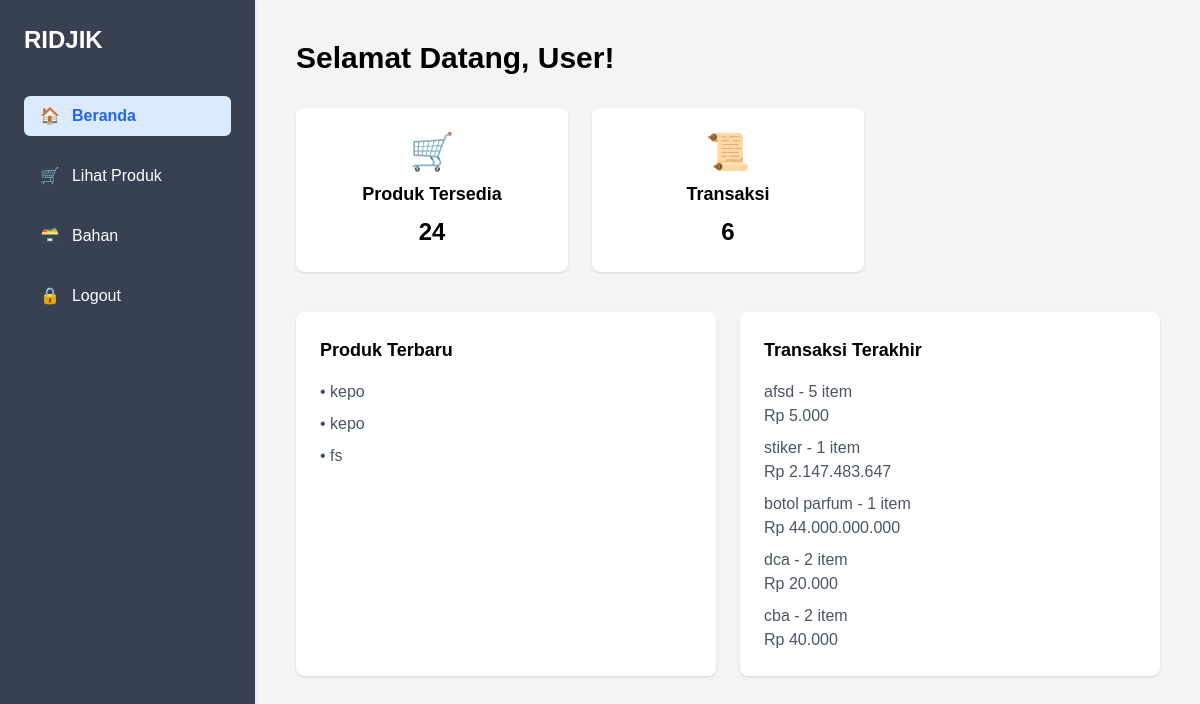
Screenshot of /udashboard.php with the database file from the repository.
### tables this page shows
CREATE TABLE `detail_transaksi` (
  `id_detail_transaksi` int(11) NOT NULL,
  `id_transaksi` int(11) NOT NULL,
  `produk` varchar(100) NOT NULL,
  `jumlah` int(11) NOT NULL,
  `harga` bigint(50) DEFAULT NULL
);

### udashboard.php (the view, shortened to what this page needs)
<?php
require 'koneksi.php';
$qProduk = mysqli_query($conn, "SELECT COUNT(*) as total FROM produk");
$produkCount = mysqli_fetch_assoc($qProduk)['total'] ?? 0;
$qTransaksi = mysqli_query($conn, "SELECT COUNT(*) as total FROM transaksi");
$transaksiCount = mysqli_fetch_assoc($qTransaksi)['total'] ?? 0;
$qProdukBaru = mysqli_query($conn, "SELECT nama_produk FROM produk ORDER BY id_produk DESC LIMIT 3");
$produkTerbaru = [];
while ($row = mysqli_fetch_assoc($qProdukBaru)) {
    $produkTerbaru[] = $row['nama_produk'];
}
$qTransaksiTerakhir = mysqli_query($conn, "
    SELECT td.produk, td.jumlah, td.harga
    FROM detail_transaksi td
    JOIN transaksi t ON td.id_transaksi = t.id_transaksi
    ORDER BY td.id_transaksi DESC LIMIT 5
");
$transaksiTerakhir = [];
while ($row = mysqli_fetch_assoc($qTransaksiTerakhir)) {
    $transaksiTerakhir[] = $row;
}
?>
<!DOCTYPE html>
<html lang="id">
<head>
    <script src="https://cdn.tailwindcss.com"></script>
    <link href="style.css" rel="stylesheet">
</head>
<body class="bg-gray-100 flex">
    <aside class="w-64 h-screen bg-grey p-6 shadow fixed sidebar">
        <h1 class="text-2xl font-bold mb-10 text-white-600">RIDJIK</h1>
        <nav class="flex flex-col space-y-5">
            <a href="udashboard.php" class="sidebar-link active">🏠<span>Beranda</span></a>
            <a href="uproduk.php" class="sidebar-link">🛒<span>Lihat Produk</span></a>
            <a href="ubahan.php" class="sidebar-link">🗃️<span>Bahan</span></a>
            <a href="ulogin.php" class="sidebar-link">🔒<span>Logout</span></a>
        </nav>
    </aside>
    <main class="flex-1 p-10 main-content ml-64">
        <h2 class="text-3xl font-bold mb-8">Selamat Datang, User!</h2>
        <div class="grid grid-cols-1 md:grid-cols-3 gap-6 mb-10">
            <div class="bg-white p-6 rounded-lg shadow text-center">
                <div class="text-blue-500 text-4xl mb-2">🛒</div>
                <h3 class="text-lg font-semibold">Produk Tersedia</h3>
                <p class="text-2xl font-bold mt-2"><?= $produkCount ?></p>
            </div>
            <div class="bg-white p-6 rounded-lg shadow text-center">
                <div class="text-green-500 text-4xl mb-2">📜</div>
                <h3 class="text-lg font-semibold">Transaksi</h3>
                <p class="text-2xl font-bold mt-2"><?= $transaksiCount ?></p>
            </div>
        </div>
        <div class="grid grid-cols-1 md:grid-cols-2 gap-6">
            <div class="bg-white p-6 rounded-lg shadow">
                <h3 class="text-lg font-semibold mb-4">Produk Terbaru</h3>
                <ul class="text-gray-600 space-y-2">
                    <?php foreach ($produkTerbaru as $produk): ?>
                        <li>• <?= htmlspecialchars($produk) ?></li>
                    <?php endforeach; ?>
                </ul>
            </div>
            <div class="bg-white p-6 rounded-lg shadow">
                <h3 class="text-lg font-semibold mb-4">Transaksi Terakhir</h3>
                <ul class="text-gray-600 space-y-2">
                    <?php foreach ($transaksiTerakhir as $t): ?>
                        <li><?= htmlspecialchars($t['produk']) ?> - <?= $t['jumlah'] ?> item <p>Rp <?= number_format($t['harga'], 0, ',', '.') ?></li>
                    <?php endforeach; ?>
                </ul>
            </div>
        </div>
    </main>
</body>
</html>

### style.css (style rules this page uses)
* { margin: 0; padding: 0; box-sizing: border-box; }
html, body { height: 100%; font-family: Arial, sans-serif; }
.sidebar { position: fixed; top: 0; left: 0; width: 16rem; height: 100vh; background-color: #374151; padding: 1.25rem; color: white; overflow-y: auto; z-index: 10; border-right: 1px solid #e5e7eb; }
.sidebar-link { display: flex; align-items: center; gap: 0.75rem; color: #ffffff; text-decoration: none; padding: 0.5rem 1rem; border-radius: 0.375rem; transition: all 0.2s; }
.sidebar-link.active { color: #2563eb; font-weight: 600; background-color: #dbeafe; }
.main-content { margin-left: 16rem; height: 100vh; flex: 1; overflow-y: auto; padding: 2.5rem; }

### rows the page displays
detail_transaksi: produk "afsd", jumlah "5", harga "5.000"
detail_transaksi: produk "stiker", jumlah "1", harga "2.147.483.647"
detail_transaksi: produk "botol parfum", jumlah "1", harga "44.000.000.000"
detail_transaksi: produk "dca", jumlah "2", harga "20.000"
detail_transaksi: produk "cba", jumlah "2", harga "40.000"

### other values shown
$produkCount "24"
$transaksiCount "6"
$produk "kepo"
$produk "fs"
